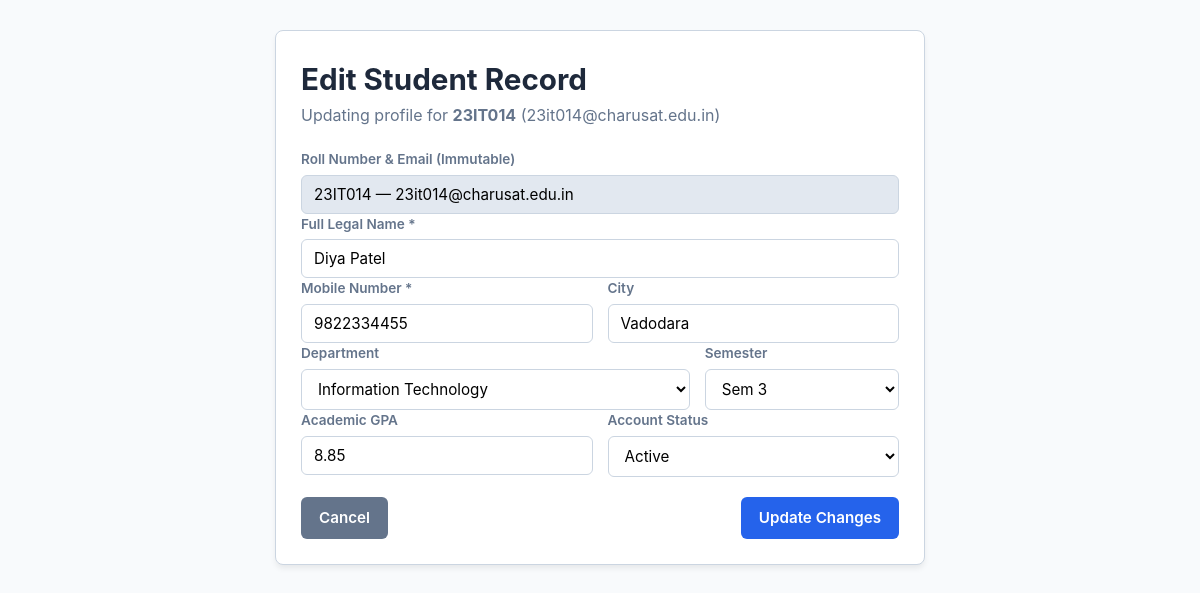
The page /edit_student.php?id=3 on the database its author committed.
### tables this page shows
CREATE TABLE IF NOT EXISTS `students` (
    `id` INT UNSIGNED AUTO_INCREMENT PRIMARY KEY,
    `roll_number` VARCHAR(20) NOT NULL UNIQUE,
    `full_name` VARCHAR(100) NOT NULL,
    `email` VARCHAR(100) NOT NULL UNIQUE,
    `phone` VARCHAR(15) NOT NULL,
    `department` VARCHAR(80) NOT NULL,
    `semester` TINYINT UNSIGNED NOT NULL DEFAULT 1,
    `gpa` DECIMAL(3, 2) NOT NULL DEFAULT 0.00,
    `city` VARCHAR(50) NOT NULL DEFAULT 'Anand',
    `status` ENUM('active', 'inactive', 'deleted') NOT NULL DEFAULT 'active',
    `created_at` TIMESTAMP DEFAULT CURRENT_TIMESTAMP,
    `updated_at` TIMESTAMP DEFAULT CURRENT_TIMESTAMP ON UPDATE CURRENT_TIMESTAMP,
    INDEX `idx_students_search` (`roll_number`, `full_name`, `email`),
    INDEX `idx_students_filter` (`department`, `status`)
);

### edit_student.php (the view, shortened to what this page needs)
<?php
$pdo = Database::getConnection();
$id = (int)($_GET['id'] ?? 0);
$stmt = $pdo->prepare("SELECT * FROM students WHERE id = :id LIMIT 1");
$stmt->execute([':id' => $id]);
$student = $stmt->fetch();
?>
<!DOCTYPE html>
<html lang="en">
<head>
    <link rel="stylesheet" href="css/style.css">
</head>
<body>
    <div class="container" style="max-width: 650px;">
        <div class="card">
            <h1>Edit Student Record</h1>
            <p style="color:var(--text-secondary); margin-bottom: 20px;">Updating profile for <strong><?= htmlspecialchars($student['roll_number']) ?></strong> (<?= htmlspecialchars($student['email']) ?>)</p>
            <form action="edit_student.php?id=<?= $id ?>" method="POST">
                <div class="form-group">
                    <label>Roll Number &amp; Email (Immutable)</label>
                    <input type="text" class="form-control" value="<?= htmlspecialchars($student['roll_number']) ?> — <?= htmlspecialchars($student['email']) ?>" readonly style="background:#e2e8f0; cursor:not-allowed;">
                </div>
                <div class="form-group">
                    <label for="fullName">Full Legal Name *</label>
                    <input type="text" id="fullName" name="fullName" class="form-control" value="<?= htmlspecialchars($student['full_name']) ?>" required>
                </div>
                <div style="display:grid; grid-template-columns: 1fr 1fr; gap:15px;" class="form-group">
                    <div>
                        <label for="phone">Mobile Number *</label>
                        <input type="tel" id="phone" name="phone" class="form-control" value="<?= htmlspecialchars($student['phone']) ?>" maxlength="10" required>
                    </div>
                    <div>
                        <label for="city">City</label>
                        <input type="text" id="city" name="city" class="form-control" value="<?= htmlspecialchars($student['city']) ?>" required>
                    </div>
                </div>
                <div style="display:grid; grid-template-columns: 2fr 1fr; gap:15px;" class="form-group">
                    <div>
                        <label for="department">Department</label>
                        <select id="department" name="department" class="form-control" required>
                            <?php
                            $depts = ['Information Technology', 'Computer Engineering', 'Computer Science & Engineering', 'Electronics & Communication'];
                            foreach ($depts as $d): ?>
                                <option value="<?= $d ?>" <?= $student['department'] === $d ? 'selected' : '' ?>><?= $d ?></option>
                            <?php endforeach; ?>
                        </select>
                    </div>
                    <div>
                        <label for="semester">Semester</label>
                        <select id="semester" name="semester" class="form-control">
                            <?php for ($s = 1; $s <= 8; $s++): ?>
                                <option value="<?= $s ?>" <?= (int)$student['semester'] === $s ? 'selected' : '' ?>>Sem <?= $s ?></option>
                            <?php endfor; ?>
                        </select>
                    </div>
                </div>
                <div style="display:grid; grid-template-columns: 1fr 1fr; gap:15px;" class="form-group">
                    <div>
                        <label for="gpa">Academic GPA</label>
                        <input type="number" id="gpa" name="gpa" class="form-control" step="0.01" min="0" max="10" value="<?= htmlspecialchars($student['gpa']) ?>" required>
                    </div>
                    <div>
                        <label for="status">Account Status</label>
                        <select id="status" name="status" class="form-control">
                            <option value="active" <?= $student['status'] === 'active' ? 'selected' : '' ?>>Active</option>
                        </select>
                    </div>
                </div>
                <div style="display:flex; justify-content:space-between; margin-top:20px;">
                    <a href="index.php" class="btn btn-secondary">Cancel</a>
                    <button type="submit" class="btn btn-primary">Update Changes</button>
                </div>
            </form>
        </div>
    </div>
</body>
</html>

### css/style.css (style rules this page uses)
:root { --primary: #2563eb; --primary-dark: #1d4ed8; --bg-page: #f8fafc; --bg-card: #ffffff; --text-primary: #0f172a; --text-secondary: #64748b; --border: #cbd5e1; --success: #16a34a; --danger: #dc2626; --warning: #f59e0b; --radius: 8px; --shadow: 0 4px 6px -1px rgba(0, 0, 0, 0.08); }
* { box-sizing: border-box; margin: 0; padding: 0; font-family: -apple-system, BlinkMacSystemFont, "Segoe UI", Roboto, sans-serif; }
body { background: var(--bg-page); color: var(--text-primary); line-height: 1.6; padding: 30px 15px; }
.container { max-width: 1200px; margin: 0 auto; }
.card { background: var(--bg-card); border: 1px solid var(--border); border-radius: var(--radius); padding: 25px; box-shadow: var(--shadow); margin-bottom: 25px; }
h1 { font-size: 1.85rem; color: #1e293b; }
.btn { display: inline-flex; align-items: center; gap: 6px; background: var(--primary); color: #fff; padding: 9px 18px; border-radius: 6px; font-weight: 600; text-decoration: none; border: none; cursor: pointer; font-size: 0.95rem; transition: background 0.2s; }
.btn-secondary { background: #64748b; }
.form-group label { display: block; font-size: 0.85rem; font-weight: 600; margin-bottom: 4px; color: var(--text-secondary); }
.form-control { width: 100%; padding: 9px 12px; border: 1.5px solid var(--border); border-radius: 6px; font-size: 0.95rem; background: #fff; }

### rows shown on the page
students: roll_number "23IT014", email "23it014@charusat.edu.in", roll_number+email "23IT014 — 23it014@charusat.edu.in", fullName "Diya Patel", phone "9822334455", city "Vadodara", department "Information Technology", semester "Sem 3", gpa "8.85", status "Active"
